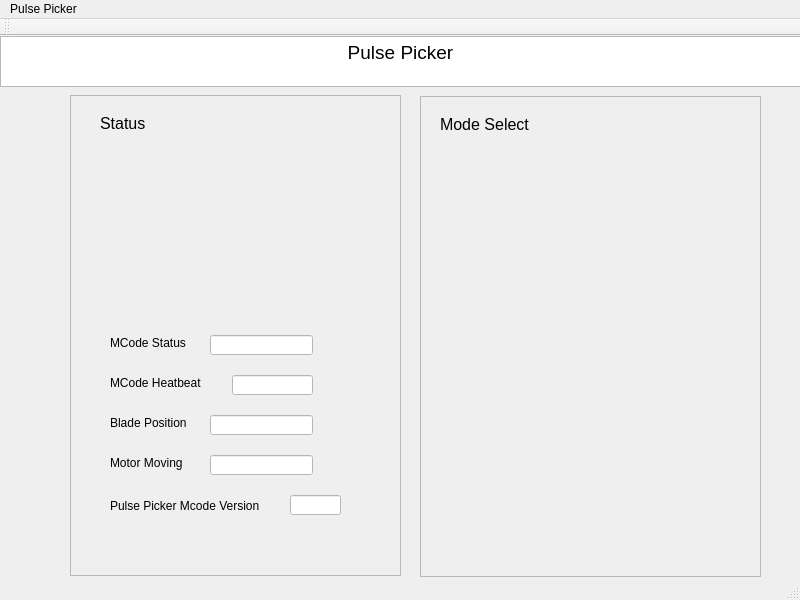
<?xml version="1.0" encoding="UTF-8"?>
<ui version="4.0">
 <class>MainWindow</class>
 <widget class="QMainWindow" name="MainWindow">
  <property name="geometry">
   <rect>
    <x>0</x>
    <y>0</y>
    <width>800</width>
    <height>600</height>
   </rect>
  </property>
  <property name="windowTitle">
   <string>MainWindow</string>
  </property>
  <widget class="QWidget" name="centralwidget">
   <widget class="QFrame" name="StatusFrame">
    <property name="geometry">
     <rect>
      <x>70</x>
      <y>59</y>
      <width>331</width>
      <height>481</height>
     </rect>
    </property>
    <property name="frameShape">
     <enum>QFrame::StyledPanel</enum>
    </property>
    <property name="frameShadow">
     <enum>QFrame::Raised</enum>
    </property>
    <widget class="QLabel" name="Status">
     <property name="geometry">
      <rect>
       <x>30</x>
       <y>20</y>
       <width>62</width>
       <height>17</height>
      </rect>
     </property>
     <property name="font">
      <font>
       <pointsize>12</pointsize>
      </font>
     </property>
     <property name="text">
      <string>Status</string>
     </property>
    </widget>
    <widget class="QLabel" name="label_2">
     <property name="geometry">
      <rect>
       <x>40</x>
       <y>240</y>
       <width>101</width>
       <height>16</height>
      </rect>
     </property>
     <property name="text">
      <string>MCode Status</string>
     </property>
    </widget>
    <widget class="PyDMLineEdit" name="PV">
     <property name="geometry">
      <rect>
       <x>140</x>
       <y>240</y>
       <width>103</width>
       <height>20</height>
      </rect>
     </property>
     <property name="toolTip">
      <string/>
     </property>
     <property name="styleSheet">
      <string notr="true">color: rgb(2, 2, 2);
background-color: rgb(255, 255, 255);</string>
     </property>
     <property name="frame">
      <bool>true</bool>
     </property>
     <property name="cursorPosition">
      <number>0</number>
     </property>
     <property name="dragEnabled">
      <bool>false</bool>
     </property>
     <property name="cursorMoveStyle">
      <enum>Qt::LogicalMoveStyle</enum>
     </property>
     <property name="clearButtonEnabled">
      <bool>false</bool>
     </property>
     <property name="precision" stdset="0">
      <number>0</number>
     </property>
     <property name="showUnits" stdset="0">
      <bool>false</bool>
     </property>
     <property name="precisionFromPV" stdset="0">
      <bool>true</bool>
     </property>
     <property name="alarmSensitiveContent" stdset="0">
      <bool>false</bool>
     </property>
     <property name="alarmSensitiveBorder" stdset="0">
      <bool>true</bool>
     </property>
     <property name="PyDMToolTip" stdset="0">
      <string/>
     </property>
     <property name="monitorDisp" stdset="0">
      <bool>false</bool>
     </property>
     <property name="channel" stdset="0">
      <string>ca://XCS:SB2:MMS:09:SD</string>
     </property>
    </widget>
    <widget class="QLabel" name="label_3">
     <property name="geometry">
      <rect>
       <x>40</x>
       <y>280</y>
       <width>111</width>
       <height>16</height>
      </rect>
     </property>
     <property name="text">
      <string>MCode Heatbeat</string>
     </property>
    </widget>
    <widget class="QLabel" name="label_4">
     <property name="geometry">
      <rect>
       <x>40</x>
       <y>320</y>
       <width>101</width>
       <height>16</height>
      </rect>
     </property>
     <property name="text">
      <string>Blade Position</string>
     </property>
    </widget>
    <widget class="QLabel" name="label_5">
     <property name="geometry">
      <rect>
       <x>40</x>
       <y>360</y>
       <width>101</width>
       <height>16</height>
      </rect>
     </property>
     <property name="text">
      <string>Motor Moving</string>
     </property>
    </widget>
    <widget class="QLabel" name="label_6">
     <property name="geometry">
      <rect>
       <x>40</x>
       <y>400</y>
       <width>181</width>
       <height>21</height>
      </rect>
     </property>
     <property name="text">
      <string>Pulse Picker Mcode Version</string>
     </property>
    </widget>
    <widget class="PyDMLineEdit" name="PV_2">
     <property name="geometry">
      <rect>
       <x>162</x>
       <y>280</y>
       <width>81</width>
       <height>20</height>
      </rect>
     </property>
     <property name="toolTip">
      <string/>
     </property>
     <property name="styleSheet">
      <string notr="true">color: rgb(2, 2, 2);
background-color: rgb(255, 255, 255);</string>
     </property>
     <property name="frame">
      <bool>true</bool>
     </property>
     <property name="cursorPosition">
      <number>0</number>
     </property>
     <property name="dragEnabled">
      <bool>false</bool>
     </property>
     <property name="cursorMoveStyle">
      <enum>Qt::LogicalMoveStyle</enum>
     </property>
     <property name="clearButtonEnabled">
      <bool>false</bool>
     </property>
     <property name="precision" stdset="0">
      <number>0</number>
     </property>
     <property name="showUnits" stdset="0">
      <bool>false</bool>
     </property>
     <property name="precisionFromPV" stdset="0">
      <bool>true</bool>
     </property>
     <property name="alarmSensitiveContent" stdset="0">
      <bool>false</bool>
     </property>
     <property name="alarmSensitiveBorder" stdset="0">
      <bool>true</bool>
     </property>
     <property name="PyDMToolTip" stdset="0">
      <string/>
     </property>
     <property name="monitorDisp" stdset="0">
      <bool>false</bool>
     </property>
     <property name="channel" stdset="0">
      <string>ca://XCS:SB2:MMS:09:HB</string>
     </property>
    </widget>
    <widget class="PyDMLineEdit" name="PV_3">
     <property name="geometry">
      <rect>
       <x>140</x>
       <y>320</y>
       <width>103</width>
       <height>20</height>
      </rect>
     </property>
     <property name="toolTip">
      <string/>
     </property>
     <property name="styleSheet">
      <string notr="true">color: rgb(2, 2, 2);
background-color: rgb(255, 255, 255);</string>
     </property>
     <property name="frame">
      <bool>true</bool>
     </property>
     <property name="cursorPosition">
      <number>0</number>
     </property>
     <property name="dragEnabled">
      <bool>false</bool>
     </property>
     <property name="cursorMoveStyle">
      <enum>Qt::LogicalMoveStyle</enum>
     </property>
     <property name="clearButtonEnabled">
      <bool>false</bool>
     </property>
     <property name="precision" stdset="0">
      <number>0</number>
     </property>
     <property name="showUnits" stdset="0">
      <bool>false</bool>
     </property>
     <property name="precisionFromPV" stdset="0">
      <bool>true</bool>
     </property>
     <property name="alarmSensitiveContent" stdset="0">
      <bool>false</bool>
     </property>
     <property name="alarmSensitiveBorder" stdset="0">
      <bool>true</bool>
     </property>
     <property name="PyDMToolTip" stdset="0">
      <string/>
     </property>
     <property name="monitorDisp" stdset="0">
      <bool>false</bool>
     </property>
     <property name="channel" stdset="0">
      <string>ca://XCS:SB2:MMS:09:READ_DF</string>
     </property>
    </widget>
    <widget class="PyDMLineEdit" name="PV_4">
     <property name="geometry">
      <rect>
       <x>140</x>
       <y>360</y>
       <width>103</width>
       <height>20</height>
      </rect>
     </property>
     <property name="toolTip">
      <string/>
     </property>
     <property name="styleSheet">
      <string notr="true">color: rgb(2, 2, 2);
background-color: rgb(255, 255, 255);</string>
     </property>
     <property name="frame">
      <bool>true</bool>
     </property>
     <property name="cursorPosition">
      <number>0</number>
     </property>
     <property name="dragEnabled">
      <bool>false</bool>
     </property>
     <property name="cursorMoveStyle">
      <enum>Qt::LogicalMoveStyle</enum>
     </property>
     <property name="clearButtonEnabled">
      <bool>false</bool>
     </property>
     <property name="precision" stdset="0">
      <number>0</number>
     </property>
     <property name="showUnits" stdset="0">
      <bool>false</bool>
     </property>
     <property name="precisionFromPV" stdset="0">
      <bool>true</bool>
     </property>
     <property name="alarmSensitiveContent" stdset="0">
      <bool>false</bool>
     </property>
     <property name="alarmSensitiveBorder" stdset="0">
      <bool>true</bool>
     </property>
     <property name="PyDMToolTip" stdset="0">
      <string/>
     </property>
     <property name="monitorDisp" stdset="0">
      <bool>false</bool>
     </property>
     <property name="channel" stdset="0">
      <string>ca://XCS:SB2:MMS:09:MV</string>
     </property>
    </widget>
    <widget class="PyDMLineEdit" name="PV_5">
     <property name="geometry">
      <rect>
       <x>220</x>
       <y>400</y>
       <width>51</width>
       <height>20</height>
      </rect>
     </property>
     <property name="toolTip">
      <string/>
     </property>
     <property name="styleSheet">
      <string notr="true">color: rgb(2, 2, 2);
background-color: rgb(255, 255, 255);</string>
     </property>
     <property name="frame">
      <bool>true</bool>
     </property>
     <property name="cursorPosition">
      <number>0</number>
     </property>
     <property name="dragEnabled">
      <bool>false</bool>
     </property>
     <property name="cursorMoveStyle">
      <enum>Qt::LogicalMoveStyle</enum>
     </property>
     <property name="clearButtonEnabled">
      <bool>false</bool>
     </property>
     <property name="precision" stdset="0">
      <number>0</number>
     </property>
     <property name="showUnits" stdset="0">
      <bool>false</bool>
     </property>
     <property name="precisionFromPV" stdset="0">
      <bool>true</bool>
     </property>
     <property name="alarmSensitiveContent" stdset="0">
      <bool>false</bool>
     </property>
     <property name="alarmSensitiveBorder" stdset="0">
      <bool>true</bool>
     </property>
     <property name="PyDMToolTip" stdset="0">
      <string/>
     </property>
     <property name="monitorDisp" stdset="0">
      <bool>false</bool>
     </property>
     <property name="channel" stdset="0">
      <string>ca://XCS:SB2:MMS:09:NS</string>
     </property>
    </widget>
   </widget>
   <widget class="QFrame" name="ModeSelectFrame">
    <property name="geometry">
     <rect>
      <x>420</x>
      <y>60</y>
      <width>341</width>
      <height>481</height>
     </rect>
    </property>
    <property name="frameShape">
     <enum>QFrame::StyledPanel</enum>
    </property>
    <property name="frameShadow">
     <enum>QFrame::Raised</enum>
    </property>
    <widget class="QLabel" name="label">
     <property name="geometry">
      <rect>
       <x>20</x>
       <y>20</y>
       <width>121</width>
       <height>16</height>
      </rect>
     </property>
     <property name="font">
      <font>
       <pointsize>12</pointsize>
      </font>
     </property>
     <property name="text">
      <string>Mode Select</string>
     </property>
    </widget>
   </widget>
   <widget class="QTextEdit" name="textEdit">
    <property name="geometry">
     <rect>
      <x>0</x>
      <y>0</y>
      <width>801</width>
      <height>51</height>
     </rect>
    </property>
    <property name="html">
     <string>&lt;!DOCTYPE HTML PUBLIC &quot;-//W3C//DTD HTML 4.0//EN&quot; &quot;http://www.w3.org/TR/REC-html40/strict.dtd&quot;&gt;
&lt;html&gt;&lt;head&gt;&lt;meta name=&quot;qrichtext&quot; content=&quot;1&quot; /&gt;&lt;style type=&quot;text/css&quot;&gt;
p, li { white-space: pre-wrap; }
&lt;/style&gt;&lt;/head&gt;&lt;body style=&quot; font-family:'Sans Serif'; font-size:9pt; font-weight:400; font-style:normal;&quot;&gt;
&lt;p align=&quot;center&quot; style=&quot; margin-top:0px; margin-bottom:0px; margin-left:0px; margin-right:0px; -qt-block-indent:0; text-indent:0px;&quot;&gt;&lt;span style=&quot; font-size:14pt;&quot;&gt;Pulse Picker&lt;/span&gt;&lt;/p&gt;
&lt;p style=&quot;-qt-paragraph-type:empty; margin-top:0px; margin-bottom:0px; margin-left:0px; margin-right:0px; -qt-block-indent:0; text-indent:0px;&quot;&gt;&lt;br /&gt;&lt;/p&gt;&lt;/body&gt;&lt;/html&gt;</string>
    </property>
   </widget>
  </widget>
  <widget class="QMenuBar" name="menubar">
   <property name="geometry">
    <rect>
     <x>0</x>
     <y>0</y>
     <width>800</width>
     <height>22</height>
    </rect>
   </property>
   <widget class="QMenu" name="menuPulse_Picker">
    <property name="title">
     <string>Pulse Picker</string>
    </property>
   </widget>
   <addaction name="menuPulse_Picker"/>
  </widget>
  <widget class="QStatusBar" name="statusbar"/>
  <widget class="QToolBar" name="toolBar">
   <property name="windowTitle">
    <string>toolBar</string>
   </property>
   <attribute name="toolBarArea">
    <enum>TopToolBarArea</enum>
   </attribute>
   <attribute name="toolBarBreak">
    <bool>false</bool>
   </attribute>
  </widget>
 </widget>
 <customwidgets>
  <customwidget>
   <class>PyDMLineEdit</class>
   <extends>QLineEdit</extends>
   <header>pydm.widgets.line_edit</header>
  </customwidget>
 </customwidgets>
 <resources/>
 <connections/>
</ui>
